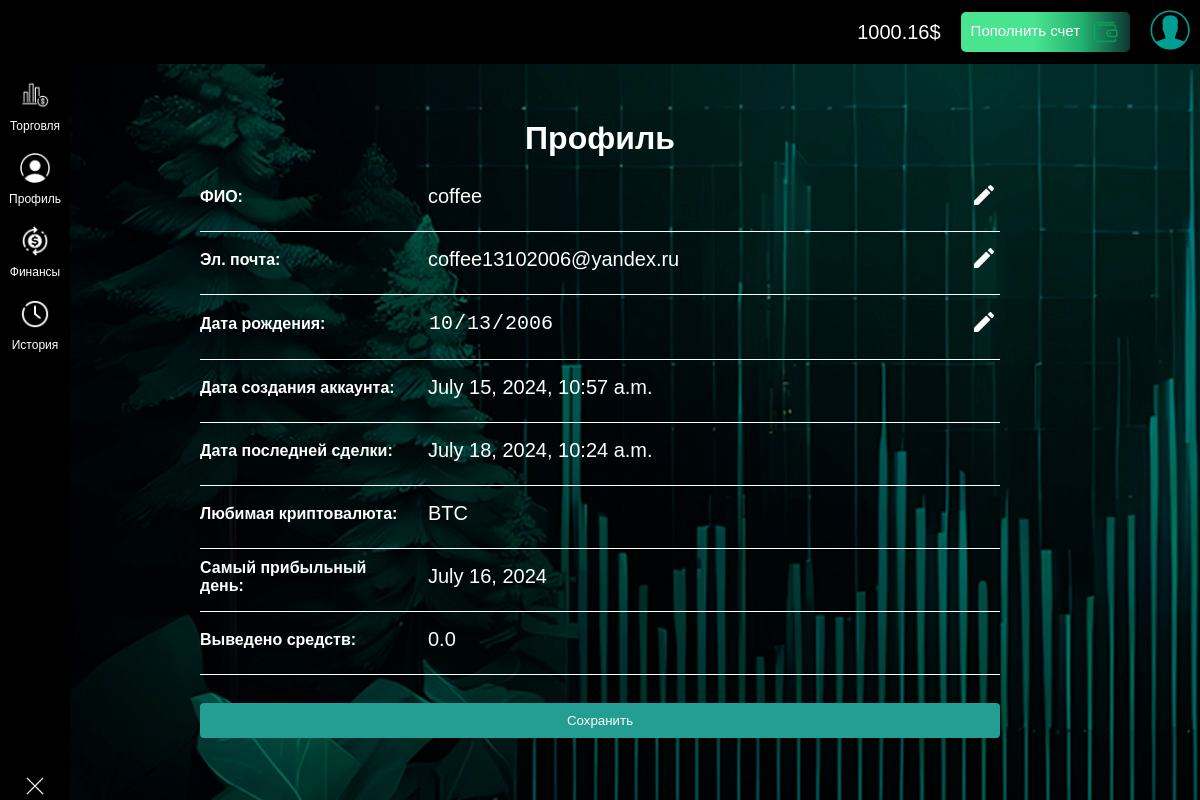
Before: /profile/ (signed in) with the older database file.
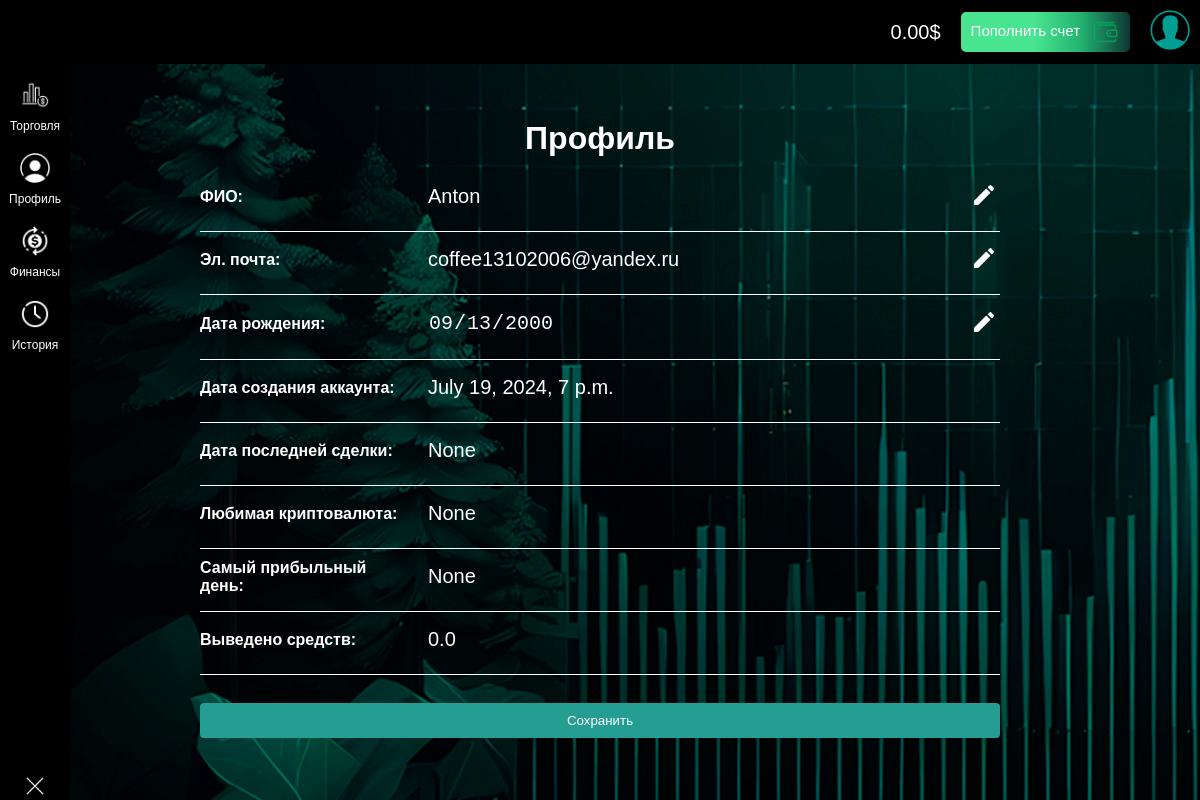
After: the same page with the newer database file.
### app/models.py (models this page shows, shortened)
class CustomUser(AbstractBaseUser, PermissionsMixin):
    full_name = models.CharField(max_length=255)
    email = models.EmailField(unique=True)
    phone = models.CharField(max_length=15, unique=True)
    date_of_birth = models.DateField()
    balance = models.DecimalField(max_digits=10, decimal_places=2, default=0.00)
    profit = models.DecimalField(max_digits=10, decimal_places=2, default=0.00)
    date_joined = models.DateTimeField(default=timezone.now)
    is_active = models.BooleanField(default=True)
    is_staff = models.BooleanField(default=False)
    groups = models.ManyToManyField(Group, related_name='customuser_set', blank=True)
    user_permissions = models.ManyToManyField(Permission, related_name='customuser_set', blank=True)
    objects = CustomUserManager()
    USERNAME_FIELD = 'email'
    REQUIRED_FIELDS = ['full_name', 'phone', 'date_of_birth']
    @property
    def last_trade_date(self):
        last_trade = self.position_set.order_by('-open_time').first()
        return last_trade.open_time if last_trade else None
    @property
    def favorite_crypto(self):
        favorite = self.position_set.values('crypto__name').annotate(total=models.Count('crypto')).order_by(
            '-total').first()
        return favorite['crypto__name'] if favorite else None
    @property
    def most_profitable_day(self):
        trades = self.position_set.values('open_time__date').annotate(profit_sum=models.Sum('profit')).order_by(
            '-profit_sum').first()
        return trades['open_time__date'] if trades else None
    @property
    def total_withdrawn(self):
        return self.withdrawals.aggregate(total=models.Sum('amount'))['total'] or 0.00

class Position(models.Model):
    POSITION_TYPES = (
        ('long', 'Длинная'),
        ('short', 'Короткая'),
    )
    user = models.ForeignKey(CustomUser, on_delete=models.CASCADE)
    crypto = models.ForeignKey(CryptoCurrency, on_delete=models.CASCADE)
    position_type = models.CharField(max_length=5, choices=POSITION_TYPES)
    amount = models.DecimalField(max_digits=10, decimal_places=2)
    open_price = models.DecimalField(max_digits=10, decimal_places=2)
    open_time = models.DateTimeField(auto_now_add=True)
    duration = models.IntegerField()
    closed = models.BooleanField(default=False)
    profit = models.DecimalField(max_digits=10, decimal_places=2, null=True, blank=True)

### app/views.py (the view, shortened to what this page needs)
# urls.py: path('profile/', ProfileView.as_view(), name='profile'),
class ProfileView(LoginRequiredMixin, DetailView):
    model = CustomUser
    template_name = 'app/profile.html'
    context_object_name = 'user'
    login_url = '/login'
    redirect_field_name = 'redirect_to'
    def get_object(self, queryset=None):
        return self.request.user
    def get_context_data(self, **kwargs):
        context = super().get_context_data(**kwargs)
        context['last_trade_date'] = self.object.last_trade_date
        context['favorite_crypto'] = self.object.favorite_crypto
        context['most_profitable_day'] = self.object.most_profitable_day
        context['total_withdrawn'] = self.object.total_withdrawn
        context['balance'] = self.request.user.balance
        if 'form' not in context:
            context['form'] = ProfileForm(instance=self.object)
        return context

### app/forms.py
class ProfileForm(forms.ModelForm):
    date_of_birth = forms.DateField(
        widget=forms.DateInput(format='%Y-%m-%d'),
        input_formats=['%Y-%m-%d']
    )
    class Meta:
        model = CustomUser
        fields = ['full_name', 'email', 'date_of_birth']

### app/templates/app/profile.html (shortened to what this page needs)
{% extends 'app/base.html' %}
{% load static %}
{% block content %}
<div class="profile">
    <h1>Профиль</h1>
    <form method="post" class="profile-form">
        <div class="form-group">
            <label for="id_full_name">ФИО:</label>
            <input type="text" id="id_full_name" name="full_name" value="{{ user.full_name }}" readonly>
            <button type="button" onclick="toggleEdit('id_full_name')"><img src="{% static 'app/img/edit.png' %}"></button>
        </div>
        <hr>
        <div class="form-group">
            <label for="id_email">Эл. почта:</label>
            <input type="email" id="id_email" name="email" value="{{ user.email }}" readonly>
            <button type="button" onclick="toggleEdit('id_email')"><img src="{% static 'app/img/edit.png' %}"></button>
        </div>
        <hr>
        <div class="form-group">
            <label for="id_date_of_birth">Дата рождения:</label>
            <input type="date" id="id_date_of_birth" name="date_of_birth" value="{{ user.date_of_birth|date:'Y-m-d' }}" readonly>
            <button type="button" onclick="toggleEdit('id_date_of_birth')"><img src="{% static 'app/img/edit.png' %}"></button>
        </div>
        <hr>
        <div class="form-group">
            <label>Дата создания аккаунта:</label>
            <span>{{ user.date_joined }}</span>
        </div>
        <hr>
        <div class="form-group">
            <label>Дата последней сделки:</label>
            <span>{{ last_trade_date }}</span>
        </div>
        <hr>
        <div class="form-group">
            <label>Любимая криптовалюта:</label>
            <span>{{ favorite_crypto }}</span>
        </div>
        <hr>
        <div class="form-group">
            <label>Самый прибыльный день:</label>
            <span>{{ most_profitable_day }}</span>
        </div>
        <hr>
        <div class="form-group">
            <label>Выведено средств:</label>
            <span>{{ total_withdrawn }}</span>
        </div>
        <hr>
        <button type="submit">Сохранить</button>
    </form>
</div>
{% endblock %}

### app/templates/app/base.html (shortened to what this page needs)
{% load static %}
<!DOCTYPE html>
<html>
<head>
	<link type="text/css" href="{% static 'app/css/style.css' %}" rel="stylesheet" />
</head>
<header class="header">
    <div class="balance">
        <span>{{ balance }}$</span>
        <button><a href="{% url 'deposit' %}">Пополнить счет</a><a href="{% url 'deposit' %}"><img src="{% static 'app/img/wallet.png' %}"></a></button>
    </div>
    <div class="profile-icon">
        <a href="{% url 'profile' %}"><img src="{% static 'app/img/profile_2.png' %}" alt="Профиль"></a>
    </div>
</header>
<body class="body">
	<div class="content">
		<div class="sidebar">
			<div class="items">
		        <div class="menu-item">
		            <a href="{% url 'trade' %}"><img src="{% static 'app/img/trade.png' %}" alt="Торговля"></a>
		            <span><a href="{% url 'trade' %}">Торговля</a></span>
		        </div>
		        <div class="menu-item">
		            <a href="{% url 'profile' %}"><img src="{% static 'app/img/profile_1.png' %}" alt="Профиль"></a>
		            <span><a href="{% url 'profile' %}">Профиль</a></span>
		        </div>
		        <div class="menu-item">
		            <a href="{% url 'deposit' %}"><img src="{% static 'app/img/finance.png' %}" alt="Финансы"></a>
		            <span><a href="{% url 'deposit' %}">Финансы</a></span>
		        </div>
		        <div class="menu-item">
		            <a href="{% url 'history' %}"><img src="{% static 'app/img/history.png' %}" alt="История"></a>
		            <span><a href="{% url 'history' %}">История</a></span>
		        </div>
		    </div>
	        <div class="close-sidebar">
	            <a href="{% url 'logout' %}"><img src="{% static 'app/img/exit.png' %}" alt="Закрыть"></a>
	        </div>
	    </div>
	</div>
	{% block content %}
	{% endblock %}
</body>
</html>

Changed rows visible on the page:
removed Position: open_time "July 18, 2024, 10:24 a.m."
changed CustomUser "coffee13102006@yandex.ru": balance "1000.16" → "0.00"; full_name "coffee" → "Anton"; date_of_birth "10/13/2006" → "09/13/2000"; date_joined "July 15, 2024, 10:57 a.m." → "July 19, 2024, 7 p.m."; last_login "July 16, 2024" → (not shown)
Other visible differences:
{{ last_trade_date }}: (not shown) → "None"
{{ favorite_crypto }}: "BTC" → "None"
{{ most_profitable_day }}: (not shown) → "None"
